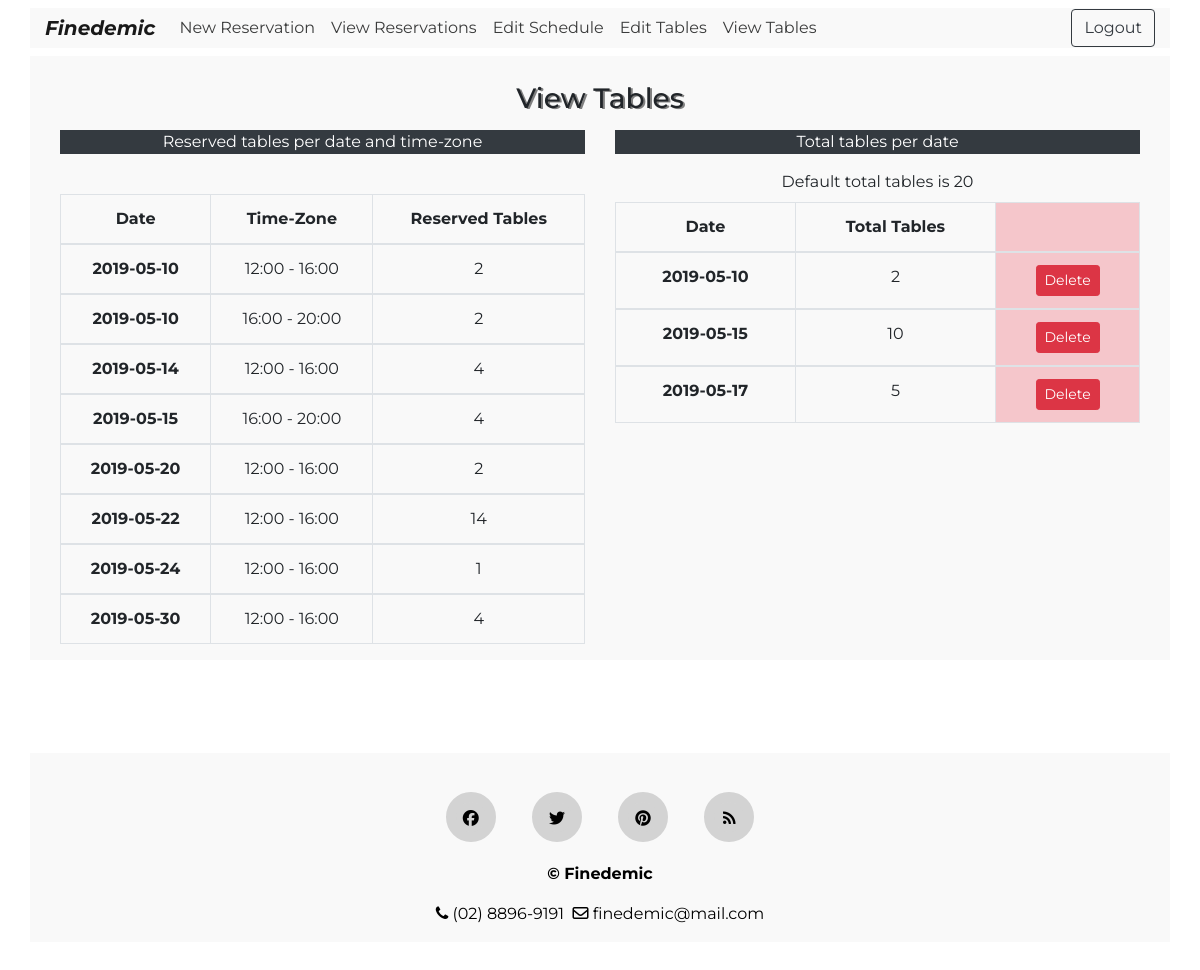
Page /view_tables.php (signed in) on the committed database.
### tables this page shows
CREATE TABLE IF NOT EXISTS `tables` (
  `tables_id` int(11) NOT NULL AUTO_INCREMENT,
  `t_date` date NOT NULL,
  `t_tables` int(11) NOT NULL,
  PRIMARY KEY (`tables_id`)
);

### includes/view.tables.inc.php (the view, shortened to what this page needs)
<?php
if(isset($_SESSION['user_id'])){
    require 'includes/dbh.inc.php';
    $role = $_SESSION['role'];
    if($role==2){
    $sql = "SELECT SUM(num_tables), rdate, time_zone FROM reservation GROUP BY rdate, time_zone";
    $result = $conn->query($sql);
    if ($result->num_rows > 0) {
        echo
        '   <div class="container">
            <div class="row">
            <div class="col-sm text-center">
            <p class="text-white bg-dark text-center">Reserved tables per date and time-zone</p><br>
            <table class="table table-hover table-bordered table-responsive-sm text-center">
                <thead>
                    <tr>
                        <th scope="col">Date</th>
                        <th scope="col">Time-Zone</th>
                        <th scope="col">Reserved Tables</th>
                    </tr>
                </thead> ';
        while($row = $result->fetch_assoc()) {
        echo"
                <tbody>
                    <tr>
                      <th scope='row'>".$row["rdate"]."</th>
                      <td>".$row["time_zone"]."</td>
                      <td>".$row["SUM(num_tables)"]."</td>
                    </tr>
              </tbody>";
        }
        echo "</table>";
       }
    else {    echo "<p class='text-center'>List is empty!<p>"; }
       echo'</div>';
    $sql = "SELECT * FROM tables ORDER BY t_date";
    $result = $conn->query($sql);
    if ($result->num_rows > 0) {
        echo'
         <div class="col-sm text-center">
         <p class="text-white bg-dark text-center">Total tables per date</p>
         <label>Default total tables is 20</label><br>
        ';
        echo
        '
            <table class="table table-hover table-bordered table-responsive-sm text-center">
                <thead>
                    <tr>
                        <th scope="col">Date</th>
                        <th scope="col">Total Tables</th>
                        <th class="table-danger" scope="col"></th>
                    </tr>
                </thead> ';
        while($row = $result->fetch_assoc()) {
        echo"
                <tbody>
                    <tr>
                    <form action='includes/delete.php' method='POST'>
                    <input name='tables_id' type='hidden' value=".$row["tables_id"].">
                      <th scope='row'>".$row["t_date"]."</th>
                      <td>".$row["t_tables"]."</td>
                      <td class='table-danger'><button type='submit' name='delete-table' class='btn btn-danger btn-sm'>Delete</button></td>
                          </form>
                    </tr>
              </tbody>";
        }
        echo "</table>";
    }
    else {    echo "<p class='text-center'>List is empty!<p>"; }
    echo '</div></div></div>';
    }
}

### css/style.css (style rules this page uses)
* { margin: 0; padding: 0; font-family: "Montserrat", sans-serif; scroll-behavior: smooth; }
body { overflow-y: scroll; overflow-x: hidden; }
.row { margin: 15px; }

### header.php (style rules this page uses)
.container { background: #f9f9f9; }

### rows in the picture
tables: t_date "2019-05-10", t_tables "2"
tables: t_date "2019-05-15", t_tables "10"
tables: t_date "2019-05-17", t_tables "5"

### other values in the picture
$row["rdate"] "2019-05-10"
$row["time_zone"] "12:00 - 16:00"
$row["SUM(num_tables)"] "2"
$row["time_zone"] "16:00 - 20:00"
$row["rdate"] "2019-05-14"
$row["SUM(num_tables)"] "4"
$row["rdate"] "2019-05-15"
$row["rdate"] "2019-05-20"
$row["rdate"] "2019-05-22"
$row["SUM(num_tables)"] "14"
$row["rdate"] "2019-05-24"
$row["SUM(num_tables)"] "1"
$row["rdate"] "2019-05-30"
